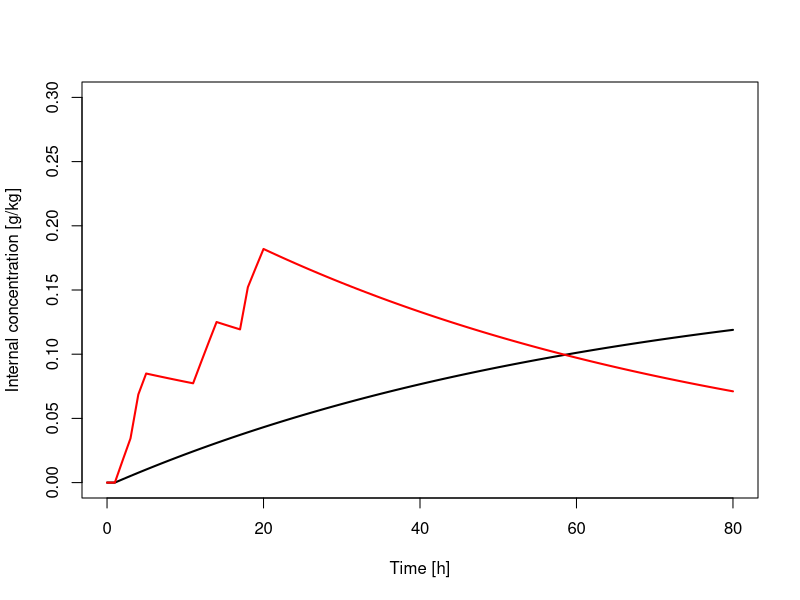

Reproduce this figure in R.
#Exercise 4 
#This is a variation of the code for Exercise 4 plotting results in one figure

#packages
library(deSolve)

#par(mfrow=c(1,2))

#toxicokinetic function
F_tk <- function(t, y,  pars, input) {
  with(as.list(c(y, pars)), {
    #exposure concentration
    Cw     <- input(t)
    #internal concentration
    dCi <- ku * Cw - ke*Ci 
    return(list(c(dCi))) 
  })
}

#Inputs
t <- c(0: 80)            #time vector, h
conc <- read.csv("exposure_scenario.csv", header=FALSE, sep=",", skip=1)

for (i in 1:2){

  
     # if (i==1) conc[,i+1]= conc[,i+1] *3
      
      Cw <- approxfun(t, conc[,i+1],  rule = 2, method = "constant") #interpolation
      
      #Initial state variables
      ini=c(Ci=0)
      
      #parameters
      pars<-c(ku=0.01750034, 
              ke=0.01566554) 
      
      #call function, collect outputs
      out<- lsoda(y = ini,times = t, func = F_tk, pars, input=Cw)
      
      #plot results
      if (i ==1) { 
        # add code here  
           plot(out[,1], out[,2], type="l", lty= 1, lwd=2, xlab = "Time [h]", 
           ylab = "Internal concentration [g/kg]", ylim=c(0, 0.3))
      }  else { 
          # add code here } 
          lines (out[,1], out[,2], type="l", lty= 1, lwd=2, col="red")
      }
      
}
